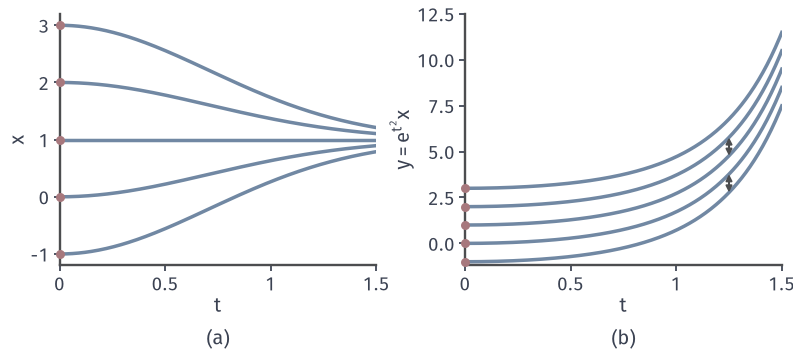

The Python source for this figure:
from pathlib import Path
import sys
ROOT = next(p for p in Path(__file__).resolve().parents if (p/'build.sh').is_file() and (p/'tex/book.tex').is_file())
sys.path.insert(0, str(ROOT/'figures/06-differential-equations/01-ordinary-differential-equations/matplotlib/lde-common'))
from lde_common import *
HERE = Path(__file__).resolve().parent
# 目标：dx/dt=-2tx+2t，积分因子 e^{t^2} 把解族变成上下平移的曲线。
fig, axes = figure(width_mm=112, height_mm=50, ncols=2)
panel(fig, .075, .985, .96, .25, .28)
a, b = axes
t = np.linspace(0, 1.5, 300)
X0 = (-1, 0, 1, 2, 3)
for x0 in X0:
    a.plot(t, 1+(x0-1)*np.exp(-t**2), color=BLUE, lw=MAIN)
    a.plot([0], [x0], 'o', ms=3.6, color=RED, mew=0, clip_on=False, zorder=5)
    b.plot(t, x0+np.exp(t**2)-1, color=BLUE, lw=MAIN)
    b.plot([0], [x0], 'o', ms=3.6, color=RED, mew=0, clip_on=False, zorder=5)
a.set_xlim(0, 1.5); a.set_ylim(-1.2, 3.2); label(a, '$t$', '$x$'); a.set_xticks([0, .5, 1, 1.5]); a.set_xticklabels(['0', '0.5', '1', '1.5'])
b.set_xlim(0, 1.5); b.set_ylim(-1.2, 12.5); label(b, '$t$', '$y=\\mathrm{e}^{t^2}x$'); b.set_xticks([0, .5, 1, 1.5]); b.set_xticklabels(['0', '0.5', '1', '1.5'])
tc = 1.25
base = np.exp(tc**2)-1
for x0 in (-1, 1):
    b.annotate('', xy=(tc, x0+1+base), xytext=(tc, x0+base), arrowprops=dict(arrowstyle='<|-|>', color=STROKE, lw=.8, mutation_scale=5, shrinkA=0, shrinkB=0), zorder=4)
tags(fig, axes)
save(fig, HERE, 'figure', {'formula': 'x=1+(x0-1)e^{-t^2}, y=x0+e^{t^2}-1'})
